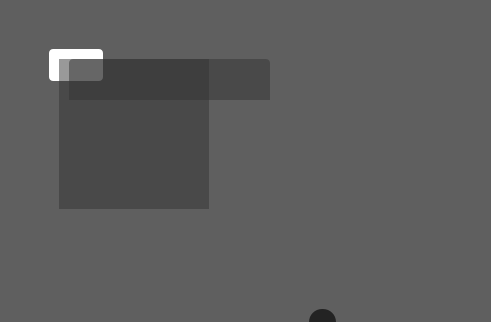
<?xml version="1.0" encoding="UTF-8"?>
<ui version="4.0">
 <class>ImageViewer</class>
 <widget class="QWidget" name="ImageViewer">
  <property name="geometry">
   <rect>
    <x>0</x>
    <y>0</y>
    <width>491</width>
    <height>322</height>
   </rect>
  </property>
  <property name="windowTitle">
   <string>ImageViewer</string>
  </property>
  <property name="styleSheet">
   <string notr="true">QWidget{background:#00000000;}
QWidget#bk2{background:#A0000000;}
QWidget#bk{border:1pxsolid#999999;}

QWidget#miniview{background:#80333333;}
QWidget#rectBorder{border:1pxsolid#FFFFFF;}

QPushButton#btnClose{border:none;border-radius:13px;background:#A0000000;image:url(:/Images/close_hover.png);}
QPushButton#btnClose:hover{background:#F25561;border-image:url(:/Images/close_hover.png);}
QPushButton#btnClose:pressed{background:#E74450;border-image:url(:/Images/close_hover.png);}

QLabel#ratetext{font-size:15px;border:1pxsolid#d7d8d9;border-radius:4px;background-color:rgb(255,255,255);}

QLabel#visiablerect{border:1pxsolid#000000;}

QPushButton#pre{border-image:url();}
QPushButton#pre:hover{border-image:url(:/Images/pre_n.png);}
QPushButton#pre:pressed{border-image:url(:/Images/pre_n.png);}

QPushButton#next{border-image:url();}
QPushButton#next:hover{border-image:url(:/Images/next_n.png);}
QPushButton#next:pressed{border-image:url(:/Images/next_n.png);}

QWidget#boolbar{background:#80333333;border-top-right-radius:4px;border-top-left-radius:4px;}

QPushButton#normalsize{border:none;image:url(:/Images/icon/imagebar/normalsize_normal.png);}
QPushButton#normalsize:hover ,QPushButton#normalsize:pressed {image:url(:/Images/icon/imagebar/normalsize_hover.png);}


QPushButton#openfolder{border:none;image:url(:/Images/icon/imagebar/folder_normal.png);}
QPushButton#openfolder:hover ,QPushButton#openfolder:pressed {image:url(:/Images/icon/imagebar/folder_hover.png);}

QPushButton#bigger{border:none;image:url(:/Images/icon/imagebar/bigger_normal.png);}
QPushButton#bigger:hover ,QPushButton#bigger:pressed {image:url(:/Images/icon/imagebar/bigger_hover.png);}

QPushButton#smaller{border:none;image:url(:/Images/icon/imagebar/smaller_normal.png);}
QPushButton#smaller:hover ,QPushButton#smaller:pressed {image:url(:/Images/icon/imagebar/smaller_hover.png);}

QPushButton#saveas{border:none;image:url(:/Images/icon/imagebar/saveas_normal.png);}
QPushButton#saveas:hover ,QPushButton#saveas:pressed {image:url(:/Images/icon/imagebar/saveas_hover.png);}

QPushButton#turnright{border:none;image:url(:/Images/icon/imagebar/turnright_normal.png);}
QPushButton#turnright:hover ,QPushButton#turnright:pressed {image:url(:/Images/icon/imagebar/turnright_hover.png);}


</string>
  </property>
  <layout class="QHBoxLayout" name="horizontalLayout_3">
   <property name="spacing">
    <number>0</number>
   </property>
   <property name="leftMargin">
    <number>0</number>
   </property>
   <property name="topMargin">
    <number>0</number>
   </property>
   <property name="rightMargin">
    <number>0</number>
   </property>
   <property name="bottomMargin">
    <number>0</number>
   </property>
   <item>
    <widget class="QWidget" name="bk2" native="true">
     <widget class="QWidget" name="bk" native="true">
      <property name="geometry">
       <rect>
        <x>9</x>
        <y>9</y>
        <width>430</width>
        <height>350</height>
       </rect>
      </property>
      <property name="styleSheet">
       <string notr="true"/>
      </property>
      <widget class="webview" name="webRemoteUrl" native="true">
       <property name="geometry">
        <rect>
         <x>130</x>
         <y>120</y>
         <width>300</width>
         <height>200</height>
        </rect>
       </property>
       <property name="styleSheet">
        <string notr="true"/>
       </property>
      </widget>
      <widget class="QLabel" name="ratetext">
       <property name="geometry">
        <rect>
         <x>40</x>
         <y>40</y>
         <width>54</width>
         <height>32</height>
        </rect>
       </property>
       <property name="text">
        <string/>
       </property>
       <property name="alignment">
        <set>Qt::AlignCenter</set>
       </property>
      </widget>
      <widget class="QWidget" name="miniview" native="true">
       <property name="geometry">
        <rect>
         <x>50</x>
         <y>50</y>
         <width>150</width>
         <height>150</height>
        </rect>
       </property>
       <property name="minimumSize">
        <size>
         <width>150</width>
         <height>150</height>
        </size>
       </property>
       <property name="maximumSize">
        <size>
         <width>150</width>
         <height>150</height>
        </size>
       </property>
       <widget class="QLabel" name="miniimg">
        <property name="geometry">
         <rect>
          <x>0</x>
          <y>0</y>
          <width>54</width>
          <height>12</height>
         </rect>
        </property>
        <property name="text">
         <string/>
        </property>
       </widget>
       <widget class="QWidget" name="rectBorder" native="true">
        <property name="geometry">
         <rect>
          <x>0</x>
          <y>0</y>
          <width>24</width>
          <height>32</height>
         </rect>
        </property>
        <layout class="QVBoxLayout" name="verticalLayout_2">
         <property name="spacing">
          <number>0</number>
         </property>
         <property name="leftMargin">
          <number>1</number>
         </property>
         <property name="topMargin">
          <number>1</number>
         </property>
         <property name="rightMargin">
          <number>1</number>
         </property>
         <property name="bottomMargin">
          <number>1</number>
         </property>
         <item>
          <widget class="QLabel" name="visiablerect">
           <property name="text">
            <string/>
           </property>
          </widget>
         </item>
        </layout>
       </widget>
      </widget>
      <widget class="QWidget" name="boolbar" native="true">
       <property name="geometry">
        <rect>
         <x>60</x>
         <y>50</y>
         <width>201</width>
         <height>41</height>
        </rect>
       </property>
       <property name="styleSheet">
        <string notr="true"/>
       </property>
       <layout class="QHBoxLayout" name="horizontalLayout_2">
        <property name="spacing">
         <number>1</number>
        </property>
        <property name="leftMargin">
         <number>9</number>
        </property>
        <property name="topMargin">
         <number>0</number>
        </property>
        <property name="bottomMargin">
         <number>0</number>
        </property>
        <item>
         <widget class="QPushButton" name="normalsize">
          <property name="minimumSize">
           <size>
            <width>32</width>
            <height>32</height>
           </size>
          </property>
          <property name="maximumSize">
           <size>
            <width>32</width>
            <height>32</height>
           </size>
          </property>
          <property name="focusPolicy">
           <enum>Qt::NoFocus</enum>
          </property>
          <property name="toolTip">
           <string>正常大小</string>
          </property>
          <property name="text">
           <string/>
          </property>
          <property name="iconSize">
           <size>
            <width>32</width>
            <height>32</height>
           </size>
          </property>
          <property name="flat">
           <bool>true</bool>
          </property>
         </widget>
        </item>
        <item>
         <widget class="QPushButton" name="openfolder">
          <property name="minimumSize">
           <size>
            <width>32</width>
            <height>32</height>
           </size>
          </property>
          <property name="maximumSize">
           <size>
            <width>32</width>
            <height>32</height>
           </size>
          </property>
          <property name="focusPolicy">
           <enum>Qt::NoFocus</enum>
          </property>
          <property name="toolTip">
           <string>打开所在文件夹</string>
          </property>
          <property name="text">
           <string/>
          </property>
          <property name="iconSize">
           <size>
            <width>32</width>
            <height>32</height>
           </size>
          </property>
          <property name="flat">
           <bool>true</bool>
          </property>
         </widget>
        </item>
        <item>
         <widget class="QPushButton" name="saveas">
          <property name="minimumSize">
           <size>
            <width>32</width>
            <height>32</height>
           </size>
          </property>
          <property name="maximumSize">
           <size>
            <width>32</width>
            <height>32</height>
           </size>
          </property>
          <property name="focusPolicy">
           <enum>Qt::NoFocus</enum>
          </property>
          <property name="toolTip">
           <string>另存为</string>
          </property>
          <property name="text">
           <string/>
          </property>
          <property name="flat">
           <bool>true</bool>
          </property>
         </widget>
        </item>
        <item>
         <widget class="QPushButton" name="turnright">
          <property name="minimumSize">
           <size>
            <width>32</width>
            <height>32</height>
           </size>
          </property>
          <property name="maximumSize">
           <size>
            <width>32</width>
            <height>32</height>
           </size>
          </property>
          <property name="toolTip">
           <string>向右翻转90°</string>
          </property>
          <property name="text">
           <string/>
          </property>
          <property name="iconSize">
           <size>
            <width>32</width>
            <height>32</height>
           </size>
          </property>
          <property name="flat">
           <bool>true</bool>
          </property>
         </widget>
        </item>
        <item>
         <widget class="QPushButton" name="bigger">
          <property name="minimumSize">
           <size>
            <width>32</width>
            <height>32</height>
           </size>
          </property>
          <property name="maximumSize">
           <size>
            <width>32</width>
            <height>32</height>
           </size>
          </property>
          <property name="focusPolicy">
           <enum>Qt::NoFocus</enum>
          </property>
          <property name="toolTip">
           <string>放大</string>
          </property>
          <property name="styleSheet">
           <string notr="true"/>
          </property>
          <property name="text">
           <string/>
          </property>
          <property name="iconSize">
           <size>
            <width>32</width>
            <height>32</height>
           </size>
          </property>
          <property name="flat">
           <bool>true</bool>
          </property>
         </widget>
        </item>
        <item>
         <widget class="QPushButton" name="smaller">
          <property name="minimumSize">
           <size>
            <width>32</width>
            <height>32</height>
           </size>
          </property>
          <property name="maximumSize">
           <size>
            <width>32</width>
            <height>32</height>
           </size>
          </property>
          <property name="focusPolicy">
           <enum>Qt::NoFocus</enum>
          </property>
          <property name="toolTip">
           <string>缩小</string>
          </property>
          <property name="text">
           <string/>
          </property>
          <property name="iconSize">
           <size>
            <width>32</width>
            <height>32</height>
           </size>
          </property>
          <property name="flat">
           <bool>true</bool>
          </property>
         </widget>
        </item>
       </layout>
      </widget>
      <widget class="QPushButton" name="pre">
       <property name="geometry">
        <rect>
         <x>0</x>
         <y>0</y>
         <width>50</width>
         <height>50</height>
        </rect>
       </property>
       <property name="minimumSize">
        <size>
         <width>50</width>
         <height>50</height>
        </size>
       </property>
       <property name="maximumSize">
        <size>
         <width>50</width>
         <height>50</height>
        </size>
       </property>
       <property name="focusPolicy">
        <enum>Qt::NoFocus</enum>
       </property>
       <property name="text">
        <string/>
       </property>
       <property name="flat">
        <bool>true</bool>
       </property>
      </widget>
      <widget class="QPushButton" name="next">
       <property name="geometry">
        <rect>
         <x>230</x>
         <y>300</y>
         <width>50</width>
         <height>50</height>
        </rect>
       </property>
       <property name="minimumSize">
        <size>
         <width>50</width>
         <height>0</height>
        </size>
       </property>
       <property name="maximumSize">
        <size>
         <width>50</width>
         <height>16777215</height>
        </size>
       </property>
       <property name="focusPolicy">
        <enum>Qt::NoFocus</enum>
       </property>
       <property name="text">
        <string/>
       </property>
       <property name="flat">
        <bool>true</bool>
       </property>
      </widget>
      <widget class="QPushButton" name="btnClose">
       <property name="geometry">
        <rect>
         <x>300</x>
         <y>300</y>
         <width>27</width>
         <height>27</height>
        </rect>
       </property>
       <property name="minimumSize">
        <size>
         <width>27</width>
         <height>27</height>
        </size>
       </property>
       <property name="maximumSize">
        <size>
         <width>27</width>
         <height>27</height>
        </size>
       </property>
       <property name="focusPolicy">
        <enum>Qt::NoFocus</enum>
       </property>
       <property name="styleSheet">
        <string notr="true"/>
       </property>
       <property name="text">
        <string/>
       </property>
       <property name="iconSize">
        <size>
         <width>27</width>
         <height>27</height>
        </size>
       </property>
       <property name="flat">
        <bool>true</bool>
       </property>
      </widget>
     </widget>
     <widget class="QLabel" name="lbScledPixmap">
      <property name="geometry">
       <rect>
        <x>310</x>
        <y>310</y>
        <width>16</width>
        <height>16</height>
       </rect>
      </property>
      <property name="text">
       <string/>
      </property>
     </widget>
     <zorder>lbScledPixmap</zorder>
     <zorder>bk</zorder>
    </widget>
   </item>
  </layout>
 </widget>
 <layoutdefault spacing="6" margin="11"/>
 <customwidgets>
  <customwidget>
   <class>webview</class>
   <extends>QWidget</extends>
   <header>webview.h</header>
   <container>1</container>
  </customwidget>
 </customwidgets>
 <resources>
  <include location="localman.qrc"/>
 </resources>
 <connections/>
</ui>
